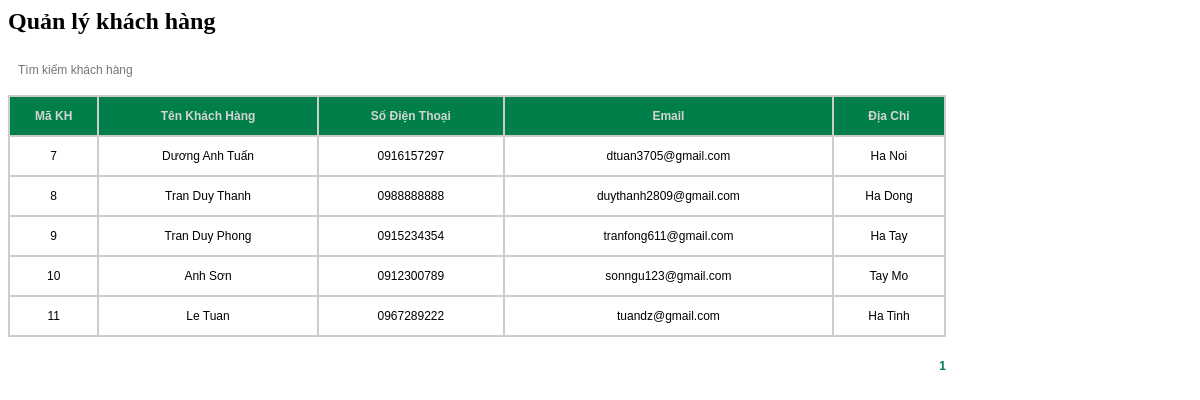
The app's page /admin/customer/customer.php with its own data.
### tables this page shows
CREATE TABLE `customers` (
  `customerNumber` int NOT NULL AUTO_INCREMENT,
  `customerName` varchar(255) NOT NULL,
  `phone` varchar(255) NOT NULL,
  `email` varchar(255) NOT NULL,
  `address` varchar(225) NOT NULL,
  PRIMARY KEY (`customerNumber`)
);

### admin/customer/customer.php (the view, shortened to what this page needs)
<?php
    $dbHost = 'localhost';
    $dbUsername = 'TFT';
    $dbPassword = 'Fongngu123';
    $dbName = 'web_csdl';
    $conn = mysqli_connect($dbHost, $dbUsername, $dbPassword, $dbName);
    $page = isset($_GET['page']) ? $_GET['page'] : 1;
    $rowsPerPage = 10;
    $perRow = ($page - 1) * $rowsPerPage;
    $sql = "SELECT customerNumber, customerName, phone, email, address FROM customers LIMIT $perRow, $rowsPerPage";
    $result1 = $conn->query($sql);
    $query = "SELECT COUNT(*) AS totalRows FROM customers";
    $result2 = $conn->query($query);
    $totalRows = $result2->fetch_assoc()['totalRows'];
    $totalPage = ceil($totalRows / $rowsPerPage);
?>
<link rel="stylesheet" type="text/css" href="css/customer.css" />
<h2>Quản lý khách hàng</h2>
<div id="main">
    <div id="search-bar">
        <form method="get" name="sform" action="mainAdmin.php">
            <input type="text" name="stext" placeholder="Tìm kiếm khách hàng">
        </form>
    </div>
    <table id="customers" cellpadding="0" cellspacing="0" width="100%">
        <tr id="customer-bar">
            <td>Mã KH</td>
            <td>Tên khách hàng</td>
            <td>Số điện thoại</td>
            <td>Email</td>
            <td>Địa chỉ</td>
        </tr>
        <?php
        if ($result1->num_rows > 0) {
            while ($row = $result1->fetch_assoc()) {
        ?>
        <tr>
            <td><?php echo $row['customerNumber']; ?></td>
            <td><?php echo $row['customerName']; ?></td>
            <td><?php echo $row['phone']; ?></td>
            <td><?php echo $row['email']; ?></td>
            <td><?php echo $row['address']; ?></td>
        </tr>
        <?php
            }
        }
        ?>
    </table>
    <p id="pagination">
        <?php
        for ($i = 1; $i <= $totalPage; $i++) {
            if ($i == $page) {
                echo "<span>$i</span> ";
            } else {
                echo '<a href="' . $_SERVER['PHP_SELF'] . '?page_layout=customer&page=' . $i . '">' . $i . '</a> ';
            }
        }
        ?>
    </p>
</div>

### admin/css/customer.css (style rules this page uses)
#search-bar { width: 300px; height: 40px; float: left; }
#search-bar input { float: left; border: none; }
#search-bar input[type="text"] { width: 200px; height: 30px; line-height: 30px; font-family: Verdana, Geneva, sans-serif; font-size: 12px; color: #666; padding-left: 10px; }
#main table#customers { width: 938px; border-top: 2px solid #CCC; border-right: 2px solid #CCC; }
#main table#customers tr td { border-left: 2px solid #CCC; border-bottom: 2px solid #CCC; text-align: center; font-family: Verdana, Geneva, sans-serif; font-size: 12px; height: 40px; }
#customer-bar { width: 100%; height: 30px; line-height: 30px; background: #007f49; color: #d4d4d4; }
#customer-bar td { font-family: Verdana, Geneva, sans-serif; font-size: 12px; font-weight: bold; text-transform: capitalize; text-align: center; }
p#pagination { width: 938px; text-align: right; font-family: Verdana, Geneva, sans-serif; font-size: 12px; word-spacing: 5px; padding-top: 10px; }
p#pagination span { font-weight: bold; color: #007f49; }

### records on screen
customers: customerNumber "7", customerName "Dương Anh Tuấn", phone "0916157297", email "dtuan3705@gmail.com", address "Ha Noi"
customers: customerNumber "8", customerName "Tran Duy Thanh", phone "0988888888", email "duythanh2809@gmail.com", address "Ha Dong"
customers: customerNumber "9", customerName "Tran Duy Phong", phone "0915234354", email "tranfong611@gmail.com", address "Ha Tay"
customers: customerNumber "10", customerName "Anh Sơn", phone "0912300789", email "sonngu123@gmail.com", address "Tay Mo"
customers: customerNumber "11", customerName "Le Tuan", phone "0967289222", email "tuandz@gmail.com", address "Ha Tinh"
